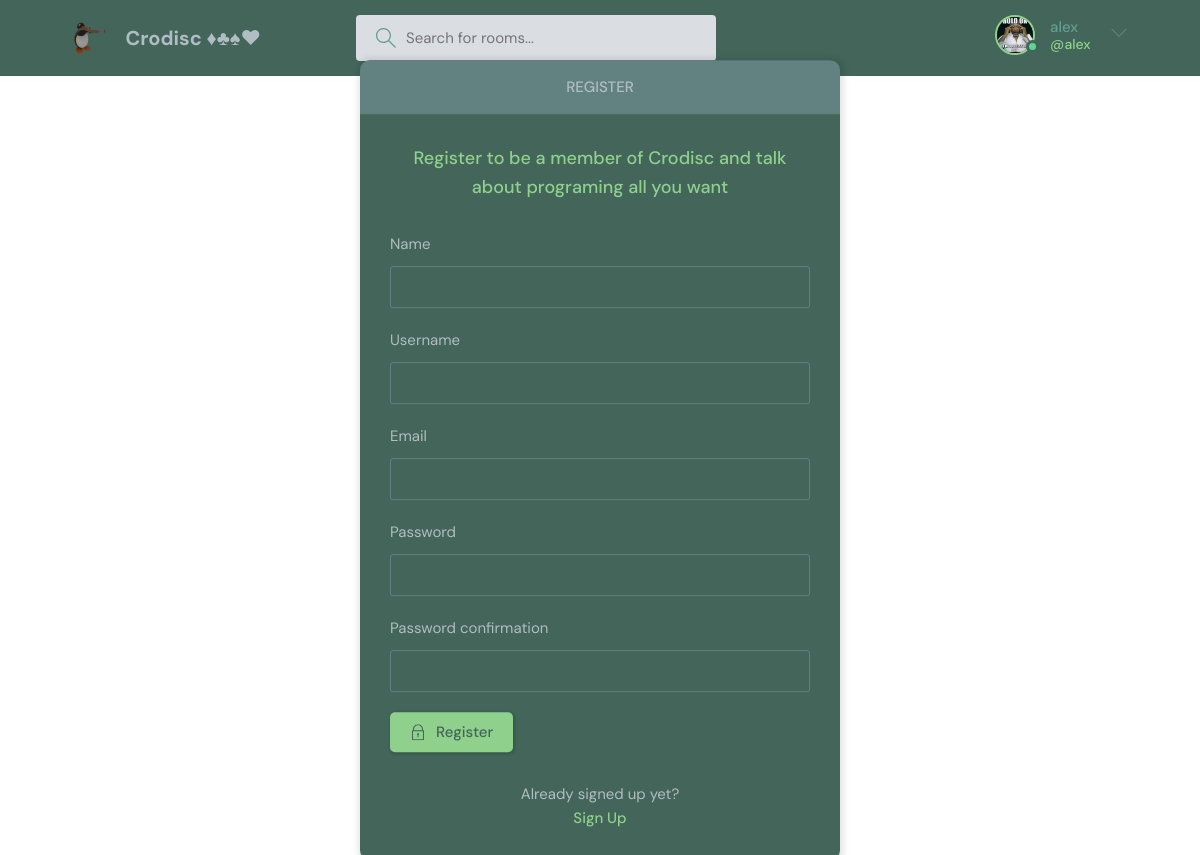
Page /register/ (signed in) on the committed database.
### base/models.py (models this page shows)
class User(AbstractUser):
    name = models.CharField(max_length=200, null=True)
    email = models.EmailField(unique=True, null=True)
    bio = models.TextField(null=True)
    avatar = models.ImageField(null=True, default="avatar.svg")
    USERNAME_FIELD = 'email'
    REQUIRED_FIELDS = []

### base/views.py (the view, shortened to what this page needs)
# urls.py: path('register/', views.registerUser, name="register"),
def registerUser(request):
    page = 'register'
    form = userCreation()
    context = {'page': page, 'form': form}
    return render(request, 'base/login_register.html', context)

### base/forms.py
class userCreation(UserCreationForm):
    class Meta:
        model = User
        fields = ['name', 'username', 'email', 'password1', 'password2']

### base/templates/base/login_register.html (shortened to what this page needs)
{% extends 'main.html' %}
{% block content %}
<main class="auth layout">
  {% if page == 'login' %}
  <div class="container">
    <div class="layout__box">
      <div class="layout__boxHeader">
        <div class="layout__boxTitle">
          <h3>Login</h3>
        </div>
      </div>
      <div class="layout__body">
        <h2 class="auth__tagline">Crodisc, Talk about Programing</h2>
        <form class="form" action="" method="POST">
          {% csrf_token %}
          <div class="form__group form__group">
            <label for="room_name">Username</label>
            <input id="username" name="username" type="username" placeholder="nombre de usuario" />
          </div>
          <div class=" form__group">
            <label for="password">Password</label>
            <input id="password" name="password" type="password"
              placeholder="&bull;&bull;&bull;&bull;&bull;&bull;&bull;&bull;" />
          </div>
          <button class="btn btn--main" type="submit">
            <svg version="1.1" xmlns="http://www.w3.org/2000/svg" width="32" height="32" viewBox="0 0 32 32">
              <title>lock</title>
              <path
                d="M27 12h-1v-2c0-5.514-4.486-10-10-10s-10 4.486-10 10v2h-1c-0.553 0-1 0.447-1 1v18c0 0.553 0.447 1 1 1h22c0.553 0 1-0.447 1-1v-18c0-0.553-0.447-1-1-1zM8 10c0-4.411 3.589-8 8-8s8 3.589 8 8v2h-16v-2zM26 30h-20v-16h20v16z">
              </path>
              <path
                d="M15 21.694v4.306h2v-4.306c0.587-0.348 1-0.961 1-1.694 0-1.105-0.895-2-2-2s-2 0.895-2 2c0 0.732 0.413 1.345 1 1.694z">
              </path>
            </svg>
            Login
          </button>
        </form>
        <div class="auth__action">
          <p>Haven't signed up yet?</p>
          <a href="{% url 'register' %}" class="btn btn--link">Sign Up</a>
        </div>
      </div>
    </div>
  </div>
  {% else %}
  <div class="container">
    <div class="layout__box">
      <div class="layout__boxHeader">
        <div class="layout__boxTitle">
          <h3>Register</h3>
        </div>
      </div>
      <div class="layout__body">
        <h2 class="auth__tagline">Register to be a member of Crodisc and talk about programing all you want</h2>
        <form class="form" action="" method="POST">
          {% for field in form %}
          <div class="form__group form__group">
            <label for="room_name">{{field.label}}</label>
            {{field}}
          </div>
          {% endfor %}
          <button class="btn btn--main" type="submit">
            Register
          </button>
        </form>
        <div class="auth__action">
          <p>Already signed up yet?</p>
          <a href="{% url 'login' %}" class="btn btn--link">Sign Up</a>
        </div>
      </div>
    </div>
  </div>
  {% endif %}
</main>
{% endblock content %}

### templates/navbar.html (shortened to what this page needs)
{% load static %}
<header class="header header--loggedIn">
    <div class="container">
      <a href="{% url 'home' %}" class="header__logo">
        <img src="{% static 'images/favicon2.ico' %}" />
        <h1>Crodisc ♦♣♠♥</h1>
      </a>
      <form class="header__search" method='GET' action="{% url 'home' %}"">
        <label>
          <input name="q" placeholder="Search for rooms..." />
        </label>
      </form>
      <nav class="header__menu">
        {% if request.user.is_authenticated %}
        <div class="header__user">
          <a href="{% url 'update-user' %}">
            <div class="avatar avatar--medium active">
              <img src="{{request.user.avatar.url}}" />
            </div>
            <p>{{request.user.username}}<span>@{{request.user.username}}</span></p>
          </a>
          <button class="dropdown-button">
            <svg version="1.1" xmlns="http://www.w3.org/2000/svg" width="32" height="32" viewBox="0 0 32 32">
              <title>chevron-down</title>
              <path d="M16 21l-13-13h-3l16 16 16-16h-3l-13 13z"></path>
            </svg>
          </button>
        </div>
        {% else %}
        <a href="{% url 'login' %}">
          <img src="{% static 'images/avatar.svg' %}" />
          <p>Login</p>
        </a>
        {% endif %}
      </nav>
    </div>
  </header>

### rows in the picture
User: user.avatar (picture), user.username "alex"

### other values in the picture
{{ field.label }} "Name" "Username" "Email" "Password" "Password confirmation"
